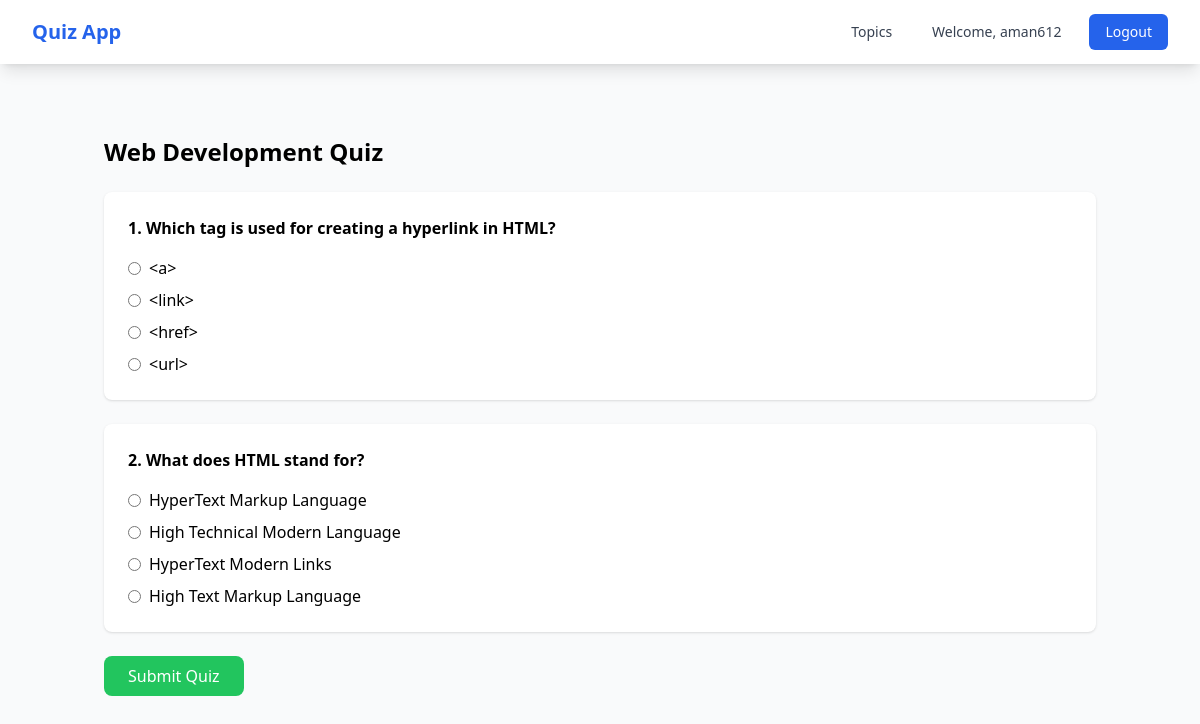
Screenshot of /take/2/ (signed in) with the database file from the repository.
### quizapp/models.py (models this page shows, shortened)
class Quiz(models.Model):
    user = models.ForeignKey(User, on_delete=models.CASCADE)
    topic = models.ForeignKey(Topic, on_delete=models.CASCADE)
    created_at = models.DateTimeField(auto_now_add=True)
    completed_at = models.DateTimeField(null=True, blank=True)

class Topic(models.Model):
    name = models.CharField(max_length=200)
    description = models.TextField(blank=True)
    created_at = models.DateTimeField(auto_now_add=True)

class QuizQuestion(models.Model):
    quiz = models.ForeignKey(Quiz, on_delete=models.CASCADE, related_name='quiz_questions')
    question = models.ForeignKey(Question, on_delete=models.CASCADE)
    selected_choice = models.ForeignKey(Choice, on_delete=models.CASCADE, null=True, blank=True)
    is_correct = models.BooleanField(null=True, blank=True)
    class Meta:
        unique_together = ['quiz', 'question']

class Question(models.Model):
    topic = models.ForeignKey(Topic, on_delete=models.CASCADE, related_name='questions')
    text = models.TextField()
    created_at = models.DateTimeField(auto_now_add=True)

class Choice(models.Model):
    question = models.ForeignKey(Question, on_delete=models.CASCADE, related_name='choices')
    text = models.CharField(max_length=200)
    is_correct = models.BooleanField(default=False)

### quizapp/views.py (the view, shortened to what this page needs)
# urls.py: path('take/<int:quiz_id>/', views.take_quiz, name='take_quiz'),
@login_required
def take_quiz(request, quiz_id):
    quiz = Quiz.objects.get(id=quiz_id)
    quiz_questions = quiz.quiz_questions.all()
    context = {
        'quiz': quiz,
        'quiz_questions': quiz_questions
    }
    return render(request, 'quizapp/take_quiz.html', context)

### quizapp/templates/quizapp/take_quiz.html (shortened to what this page needs)
{% extends 'base.html' %}
{% block content %}
<div class="container mx-auto px-4 py-8">
    <h1 class="text-2xl font-bold mb-6">{{ quiz.topic.name }} Quiz</h1>
    <form method="post" class="space-y-6">
        {% for quiz_question in quiz_questions %}
            <div class="bg-white p-6 rounded-lg shadow">
                <p class="font-bold mb-4">{{ forloop.counter }}. {{ quiz_question.question.text }}</p>
                <div class="space-y-2">
                    {% for choice in quiz_question.question.choices.all %}
                        <div class="flex items-center">
                            <input type="radio"
                                   name="question_{{ quiz_question.id }}"
                                   id="choice_{{ choice.id }}"
                                   value="{{ choice.id }}"
                                   required
                                   class="mr-2">
                            <label for="choice_{{ choice.id }}">{{ choice.text }}</label>
                        </div>
                    {% endfor %}
                </div>
            </div>
        {% endfor %}
        <button type="submit" class="bg-green-500 text-white px-6 py-2 rounded-lg hover:bg-green-600">
            Submit Quiz
        </button>
    </form>
</div>
{% endblock %}

### quizapp/templates/base.html (shortened to what this page needs)
<!DOCTYPE html>
<html lang="en">
<head>
    <script src="https://cdn.tailwindcss.com"></script>
</head>
<body class="bg-gray-50 min-h-screen">
    <nav class="bg-white shadow-lg">
        <div class="max-w-7xl mx-auto px-4 sm:px-6 lg:px-8">
            <div class="flex justify-between h-16">
                <div class="flex">
                    <div class="flex-shrink-0 flex items-center">
                        <a href="{% url 'topic_selection' %}" class="text-xl font-bold text-blue-600">
                            Quiz App
                        </a>
                    </div>
                </div>
                <div class="flex items-center space-x-4">
                    {% if user.is_authenticated %}
                        <a href="{% url 'topic_selection' %}"
                           class="text-gray-700 hover:text-blue-600 px-3 py-2 rounded-md text-sm font-medium">
                            Topics
                        </a>
                        <span class="text-gray-700 px-3 py-2 rounded-md text-sm font-medium">
                            Welcome, {{ user.username }}
                        </span>
                        <form action="{% url 'logout' %}" method="POST" class="inline">
                            <button type="submit"
                                    class="bg-blue-600 hover:bg-blue-700 text-white px-4 py-2 rounded-md text-sm font-medium">
                                Logout
                            </button>
                        </form>
                    {% endif %}
                </div>
            </div>
        </div>
    </nav>
    <main class="max-w-7xl mx-auto my-10 px-4 sm:px-6 lg:px-8">
        {% block content %}
        {% endblock %}
    </main>
</body>
</html>

### rows the page displays
Quiz: topic.name "Web Development"
QuizQuestion: question.text "Which tag is used for creating a hyperlink in HTML?"
Choice: text "<a>"
Choice: text "<link>"
Choice: text "<href>"
Choice: text "<url>"
QuizQuestion: question.text "What does HTML stand for?"
Choice: text "HyperText Markup Language"
Choice: text "High Technical Modern Language"
Choice: text "HyperText Modern Links"
Choice: text "High Text Markup Language"

### other values shown
{{ user.username }} "aman612"
